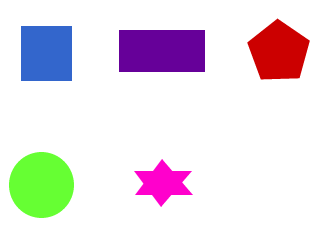
%> input picture matlab/data/shapes23.png, 315 x 250 px
$ octave lab02_bat_bien_hinh_dang.m   (GNU Octave 9; MATLAB toolbox functions it lacks are replaced by stand-ins)
%> lines starting %> are read from the running program, lines starting %| are printed output that depends on the picture; in (x1, y1, x2, y2) boxes, pixels count from 0 and x2, y2 are one past the last pixel; in counts of white or black regions, pixels touching at a corner belong together; the program's own positions count from 1
%% LAB 2 - DO BAT BIEN TRUOC BIEN DOI RST
clear; close all; clc;
scriptDir=fileparts(mfilename('fullpath'));
I=imread(fullfile(scriptDir,'..','data','shapes23.png')); if ndims(I)==3, I=rgb2gray(I); end
%> further down, I is the input picture: size 250x315x3 uint8; mean R, G, B 232.5, 224.9, 230.4
%> after `I=rgb2gray(I)`:
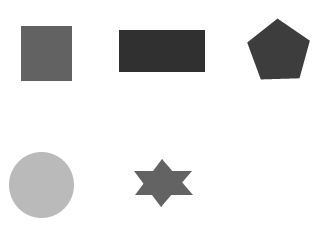
%> I: size 250x315 uint8; min 48, max 255, mean 227.8
BW=imbinarize(I); if mean(BW(:))>.5, BW=~BW; end
%> after `BW=imbinarize(I)`:
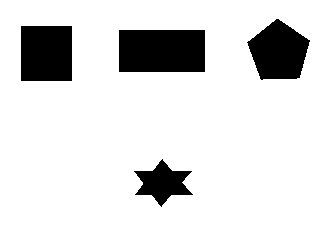
%> BW: size 250x315 logical; 86.8% white; 4 black regions, box (x1, y1, x2, y2) and area: (119, 30, 205, 72) 3612, (21, 26, 72, 81) 2805, (247, 19, 310, 80) 2624, (134, 159, 193, 207) 1393
CC=bwconncomp(BW,8); [~,idx]=max(cellfun(@numel,CC.PixelIdxList)); O=false(size(BW)); O(CC.PixelIdxList{idx})=true;
%> after `CC=bwconncomp(BW,8)`: CC = 4 connected components
%> after `[~,idx]=max(cellfun(@numel,CC.PixelIdxList))`: idx = 2
%> after `O(CC.PixelIdxList{idx})=true`:
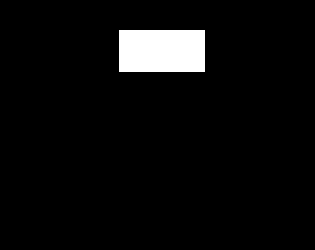
%> O: size 250x315 logical; 4.6% white; 1 white region, box (x1, y1, x2, y2) and area: (119, 30, 205, 72) 3612
base=measureShape(O); translated=circshift(O,[18 25]); rotated=imrotate(O,35,'nearest','crop'); scaled=imresize(O,.75,'nearest');
%> in measureShape, `S=regionprops(B,'Area','Perimeter','Eccentricity');`: S = 1 region; Area, Eccentricity and Perimeter: 3612 0.873 246.6
%> in measureShape, `[~,k]=max([S.Area])`: k = 1
%> in measureShape, `s=S(k)`: s has the same summary as S
%> in measureShape, `f=[s.Area s.Perimeter 4*pi*s.Area/max(s.Perimeter^2,eps) s.Eccentricit`: f = [3612 246.6 0.746 0.873]
%> after `base=measureShape(O)`: base = [3612 246.6 0.746 0.873]
%> after `translated=circshift(O,[18 25])`:
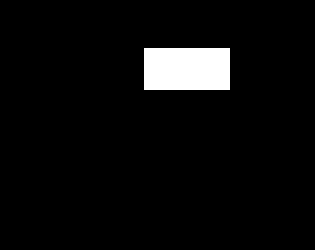
%> translated: size 250x315 logical; 4.6% white; 1 white region, box (x1, y1, x2, y2) and area: (144, 48, 230, 90) 3612
%> after `rotated=imrotate(O,35,'nearest','crop')`:
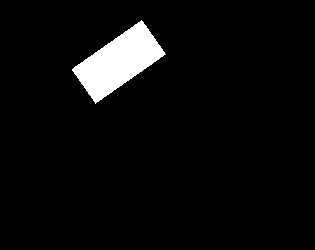
%> rotated: size 250x315 logical; 4.6% white; 1 white region, box (x1, y1, x2, y2) and area: (72, 20, 166, 104) 3614
%> after `scaled=imresize(O,.75,'nearest')`:
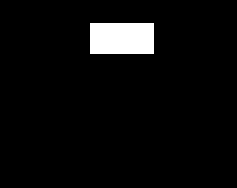
%> scaled: size 188x237 logical; 4.5% white; 1 white region, box (x1, y1, x2, y2) and area: (90, 23, 154, 54) 1984
variants={O translated rotated scaled}; names={'Goc','Tinh tien','Quay 35 deg','Thu nho 0.75'}; F=zeros(4,4);
%> after `variants={O translated rotated scaled}`: variants = 4 items
for k=1:4, F(k,:)=measureShape(variants{k}); end
%> this loop made 4 passes
%> (s in measureShape, f in measureShape) on passes 1 to 4: ({Area 3612, Eccentricity 0.873, Perimeter 246.6}, [3612 246.6 0.746 0.873]), ({Area 3612, Eccentricity 0.873, Perimeter 246.6}, [3612 246.6 0.746 0.873]), ({Area 3614, Eccentricity 0.872, Perimeter 253.3}, [3614 253.3 0.708 0.872]), ({Area 1984, Eccentricity 0.875, Perimeter 181.9}, [1984 181.9 0.753 0.875])
%> after the loop, F = [3612 246.6 0.746 0.873; 3612 246.6 0.746 0.873; 3614 253.3 0.708 0.872; 1984 181.9 0.753 0.875]
figure('Name','Lab 2 - Shape invariance');
for k=1:4, subplot(2,2,k); imshow(variants{k}); title(names{k}); end
disp('Moi hang: [area perimeter circularity eccentricity]'); disp(F);
%|    3.6120e+03   2.4660e+02   7.4642e-01   8.7264e-01
%|    3.6120e+03   2.4660e+02   7.4642e-01   8.7264e-01
%|    3.6140e+03   2.5335e+02   7.0757e-01   8.7249e-01
%|    1.9840e+03   1.8192e+02   7.5337e-01   8.7486e-01
% Dien tich va chu vi doi theo scale; circularity/eccentricity tuong doi on dinh.

function f=measureShape(B)
S=regionprops(B,'Area','Perimeter','Eccentricity');
if isempty(S), f=zeros(1,4); return; end
[~,k]=max([S.Area]); s=S(k); f=[s.Area s.Perimeter 4*pi*s.Area/max(s.Perimeter^2,eps) s.Eccentricity];
end
